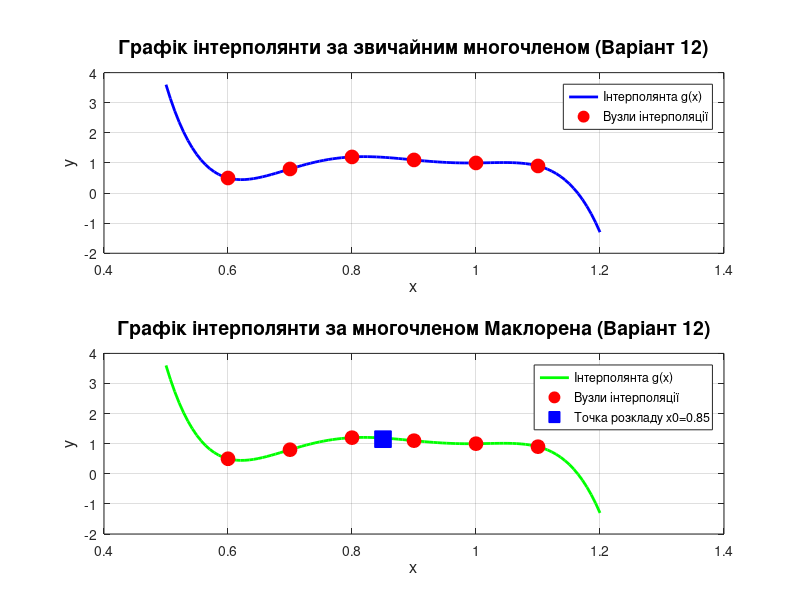

Source code (MATLAB):
% =====================================================
% Практична робота №5, Варіант 12
% Завдання 1: Побудова інтерполянти за звичайним многочленом
% та многочленом Маклорена
% =====================================================

clear all;
clc;

% Вхідні дані для варіанту 12
x = [0.6, 0.7, 0.8, 0.9, 1.0, 1.1];
y = [0.5, 0.8, 1.2, 1.1, 1.0, 0.9];

% =====================================================
% ЧАСТИНА 1: Інтерполяція звичайним многочленом
% =====================================================

disp('========================================');
disp('ЗАВДАННЯ 1: ІНТЕРПОЛЯЦІЯ ЗВИЧАЙНИМ МНОГОЧЛЕНОМ');
disp('========================================');
disp('Вузли інтерполяції:');
disp('xi:');
disp(x);
disp('yi:');
disp(y);

% Кількість вузлів
n = length(x);

% Формування матриці системи для звичайного многочлена степеня (n-1)
A = zeros(n, n);
for i = 1:n
    for j = 1:n
        A(i, j) = x(i)^(j-1);
    end
end

disp(' ');
disp('Матриця системи A:');
disp(A);

% Стовпець вільних членів
B = y';

disp('Стовпець вільних членів B:');
disp(B);

% Розв'язок системи - знаходження коефіцієнтів інтерполянти
coeffs = A\B;

disp(' ');
disp('Коефіцієнти звичайного многочлена (a0, a1, a2, ..., an-1):');
disp(coeffs');

% Формування рівняння многочлена
fprintf('\nРівняння інтерполянти:\n');
fprintf('g(x) = ');
for i = 1:n
    if i == 1
        fprintf('%.4f', coeffs(i));
    elseif i == 2
        if coeffs(i) >= 0
            fprintf(' + %.4f*x', coeffs(i));
        else
            fprintf(' - %.4f*x', abs(coeffs(i)));
        end
    else
        if coeffs(i) >= 0
            fprintf(' + %.4f*x^%d', coeffs(i), i-1);
        else
            fprintf(' - %.4f*x^%d', abs(coeffs(i)), i-1);
        end
    end
end
fprintf('\n\n');

% Табулювання інтерполянти
x_interp = linspace(min(x)-0.1, max(x)+0.1, 100);
y_interp = zeros(size(x_interp));

% Обчислення значень многочлена
for i = 1:n
    y_interp = y_interp + coeffs(i) * x_interp.^(i-1);
end

% Побудова графіка звичайного многочлена
figure('Position', [100, 100, 1000, 800]);

subplot(2,1,1);
plot(x_interp, y_interp, 'b-', 'LineWidth', 2);
hold on;
plot(x, y, 'ro', 'MarkerSize', 10, 'MarkerFaceColor', 'r');
grid on;
title('Графік інтерполянти за звичайним многочленом (Варіант 12)', 'FontSize', 14, 'FontWeight', 'bold');
xlabel('x', 'FontSize', 12);
ylabel('y', 'FontSize', 12);
legend('Інтерполянта g(x)', 'Вузли інтерполяції', 'Location', 'best');
hold off;

% =====================================================
% ЧАСТИНА 2: Інтерполяція многочленом Маклорена (Тейлора)
% =====================================================

disp('========================================');
disp('ІНТЕРПОЛЯЦІЯ МНОГОЧЛЕНОМ МАКЛОРЕНА (ТЕЙЛОРА)');
disp('========================================');

% Для многочлена Маклорена потрібно зсунути дані до точки x=0
% Зсув: x0 = середнє значення x
x0 = mean(x);
disp(['Точка розкладу x0 = ', num2str(x0)]);

% Зсунуті значення
x_shifted = x - x0;

% Формування матриці для многочлена Маклорена
A_maclaurin = zeros(n, n);
for i = 1:n
    for j = 1:n
        A_maclaurin(i, j) = x_shifted(i)^(j-1);
    end
end

disp(' ');
disp('Матриця системи для многочлена Маклорена:');
disp(A_maclaurin);

% Розв'язок системи
coeffs_maclaurin = A_maclaurin\B;

disp(' ');
disp('Коефіцієнти многочлена Маклорена:');
disp(coeffs_maclaurin');

% Формування рівняння многочлена Маклорена
fprintf('\nРівняння інтерполянти (многочлен Маклорена навколо x0 = %.3f):\n', x0);
fprintf('g(x) = ');
for i = 1:n
    if i == 1
        fprintf('%.4f', coeffs_maclaurin(i));
    elseif i == 2
        if coeffs_maclaurin(i) >= 0
            fprintf(' + %.4f*(x-%.3f)', coeffs_maclaurin(i), x0);
        else
            fprintf(' - %.4f*(x-%.3f)', abs(coeffs_maclaurin(i)), x0);
        end
    else
        if coeffs_maclaurin(i) >= 0
            fprintf(' + %.4f*(x-%.3f)^%d', coeffs_maclaurin(i), x0, i-1);
        else
            fprintf(' - %.4f*(x-%.3f)^%d', abs(coeffs_maclaurin(i)), x0, i-1);
        end
    end
end
fprintf('\n\n');

% Табулювання многочлена Маклорена
x_maclaurin = linspace(min(x)-0.1, max(x)+0.1, 100);
y_maclaurin = zeros(size(x_maclaurin));

% Обчислення значень многочлена Маклорена
for i = 1:n
    y_maclaurin = y_maclaurin + coeffs_maclaurin(i) * (x_maclaurin - x0).^(i-1);
end

% Побудова графіка многочлена Маклорена
subplot(2,1,2);
plot(x_maclaurin, y_maclaurin, 'g-', 'LineWidth', 2);
hold on;
plot(x, y, 'ro', 'MarkerSize', 10, 'MarkerFaceColor', 'r');
plot(x0, interp1(x, y, x0, 'linear'), 'bs', 'MarkerSize', 12, 'MarkerFaceColor', 'b');
grid on;
title('Графік інтерполянти за многочленом Маклорена (Варіант 12)', 'FontSize', 14, 'FontWeight', 'bold');
xlabel('x', 'FontSize', 12);
ylabel('y', 'FontSize', 12);
legend('Інтерполянта g(x)', 'Вузли інтерполяції', sprintf('Точка розкладу x0=%.2f', x0), 'Location', 'best');
hold off;

% Збереження графіка
saveas(gcf, 'variant_12_interpolation.png');
disp(' ');
disp('========================================');
disp('Графік збережено як variant_12_interpolation.png');
disp('========================================');

% =====================================================
% Перевірка точності інтерполяції
% =====================================================
disp(' ');
disp('========================================');
disp('ПЕРЕВІРКА ТОЧНОСТІ ІНТЕРПОЛЯЦІЇ');
disp('========================================');

% Перевірка звичайного многочлена
y_check = zeros(size(x));
for i = 1:n
    y_check = y_check + coeffs(i) * x.^(i-1);
end

disp('Звичайний многочлен:');
disp('   xi      yi (вихідне)   yi (обчислене)   Похибка');
for i = 1:n
    fprintf('  %.1f      %.1f           %.4f          %.2e\n', x(i), y(i), y_check(i), abs(y(i) - y_check(i)));
end

% Перевірка многочлена Маклорена
y_check_mac = zeros(size(x));
for i = 1:n
    y_check_mac = y_check_mac + coeffs_maclaurin(i) * (x - x0).^(i-1);
end

disp(' ');
disp('Многочлен Маклорена:');
disp('   xi      yi (вихідне)   yi (обчислене)   Похибка');
for i = 1:n
    fprintf('  %.1f      %.1f           %.4f          %.2e\n', x(i), y(i), y_check_mac(i), abs(y(i) - y_check_mac(i)));
end
